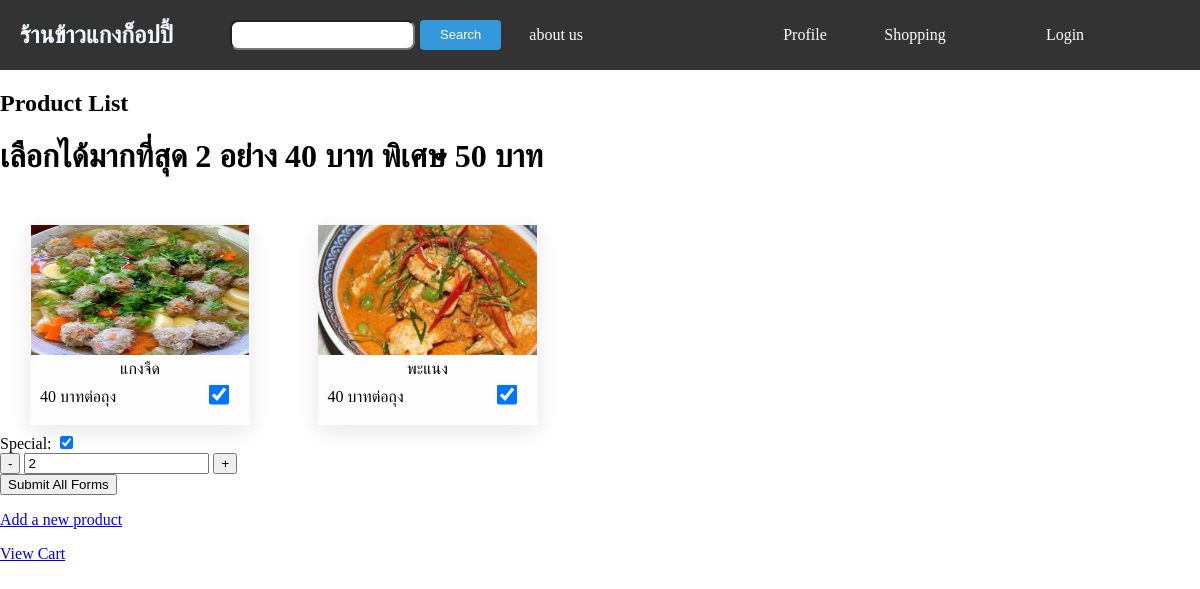
The page /modify_cart2/59/ on the database its author committed.
### app/models.py (models this page shows, shortened)
class Food(models.Model):
    name = models.CharField(max_length=100)
    price = models.IntegerField(default=0)
    unit = models.CharField(max_length=100,default='บาทต่อถุง')
    score = models.FloatField(default=0,blank=True,null=True)
    quantity_review = models.IntegerField(default=0,blank=True,null=True)
    quantity_sale = models.IntegerField(default=0)
    image = models.ImageField(upload_to='media/image/',blank=True,null=True)
    options = models.CharField(max_length=20, choices=(
        ('notchoose', 'ไม่ได้เลือก'),
        ('onsale', 'วางขาย'),
        ('soldout', 'ขายหมดแล้ว'),
    ), default='notchoose')

class OrderItemtype2(models.Model):
    user = models.ForeignKey(User,on_delete=models.CASCADE)
    order = models.ForeignKey(Order, on_delete=models.CASCADE)
    name = models.CharField(max_length=100,null=True)
    foods = models.ManyToManyField('Food')
    quantity = models.IntegerField()
    price = models.DecimalField(max_digits=10, decimal_places=2)
    def __str__(self) -> str:
        return f'{self.name} price {self.price}'

### app/views.py (the view)
# urls.py: path('modify_cart2/<int:id>/', modify_cart2, name='modify_cart2'),
def modify_cart2(request,id):
    special = 'False'
    foods = Food.objects.all()
    item = OrderItemtype2.objects.get(pk=id)
    if item.price == 50:
        special = 'True'
    modify = f'{item.id}'
    selected = []
    print('modify2',item)
    for i in item.foods.all():
        selected.append(i.id)
    print(selected)
    return render(request, 'app/shop_food2.html', {'food': foods, 'selected':selected,'modify':modify,'special':special,'item':item,
                                                         })

### app/templates/app/shop_food2.html (shortened to what this page needs)
<!DOCTYPE html>
<html lang="en">
<head>
</head>
<body>
    {% include 'app/navbar.html' %}
    <h2>Product List</h2>
    <h1>เลือกได้มากที่สุด 2 อย่าง 40 บาท พิเศษ 50 บาท</h1>
    <div class="container-area">
      {%if selected %}
      {%for f in food %}
          {%if f.options != 'notchoose'%}
          <div class="listitem">
              <a href="/foodview/{{f.id}}/">
                  <div class="boxlistfood">
                      {%if f.image %}
                      <div class="image-food">
                          <img src="{{f.image.url}}" alt="food-image">
                      </div>
                      {%endif%}
                      <div class="box-detail">
                          <div class="overlay">
                              <form class="add-to-cart-form" method="post" action="#">
                                {% if f.id in selected %}
                                    <input class="check_box" type="checkbox" name="add_to_cart" checked>
                                {% else %}
                                    <input class="check_box" type="checkbox" name="add_to_cart">
                                {% endif %}
                                </form>
                          </div>
                          <div class="name">{{f.name}}</div>
                          <div class="detail_food">
                              <div class="food-price">{{f.price}} {{f.unit}}</div>
                          </div>
                        </a>
                      </div>
                  </div>
          {%endif%}
      {%endfor%}
    <form class="checkbox_form" method="post" action="#">
        {%if special == 'True'%}
        <label>
            Special:
            <input type="checkbox" name="special" value="selected" checked>
        </label>
        {%else%}
        <label>
            Special:
            <input type="checkbox" name="special" value="selected">
        </label>
        {%endif%}
    </form>
    <form class="add-to-cart-form2" method="post" action="#">
      <div class="quantity-control">
          <button type="button" onclick="decrementQuantity('{{ f.id }}')">-</button>
          <input class="quantity_input" type="number" name="quantity" id="id_quantity_{{ product.id }}" value="{{item.quantity}}" min="0">
          <button type="button" onclick="incrementQuantity('{{ f.id }}')">+</button>
        </div>
    </form>
    <button class="button-btn" type="button" onclick="submitForms_modify()">Submit All Forms</button>
    {%endif%}
    <p><a href="#">Add a new product</a></p>
    <p><a href="#">View Cart</a></p>
</body>
</html>

### app/templates/app/shop_food2.html (style rules this page uses)
.container-area { display: grid; padding: 0.5rem; margin: 0.5rem; grid-template-columns: repeat(4,1fr); grid-gap: 10px; width: 1140px; margin: 0 auto; margin-top: 20px; }
.boxlistfood { margin-top: 20px; width: 220px; height: 200px; box-shadow: transparent 0 0 0 3px,rgba(18, 18, 18, .1) 0 6px 20px; }
.boxlistfood div { text-align: center; margin-bottom: 10px; }
.listitem a { text-decoration: none; color: black; }
.image-food { width: 100% ; border-radius: 1rem; height: 110px; margin-bottom: 20px; }
.image-food img { height: 130px; width: 99.5%; }
.detail_food { display: flex; justify-content: space-between; margin-left: 10px; margin-bottom: 0; }
.name { margin-top: 5px; margin-bottom: 0; }
.box-detail { display: flex; flex-direction: column; border-radius: 0.3rem; height: 70px; position: relative; margin-top: 20px; background-color: #FDFDFD; }
.overlay { position: absolute; top: 40px; left: 180px; transform: translate(-50%, -50%); padding: 10px; border-radius: 5px; width: 30px; }
.check_box { background-color: greenyellow; display: inline-block; padding: 6px; width: 40px; height: 20px; border-radius: 0.5rem; }

### app/templates/app/navbar.html (style rules this page uses)
body { margin: 0; padding: 0; }

### rows shown on the page
Food: image (picture), name "แกงจืด", price "40", unit "บาทต่อถุง"
Food: image (placeholder picture), name "พะแนง", price "40", unit "บาทต่อถุง"
OrderItemtype2: quantity "2"
